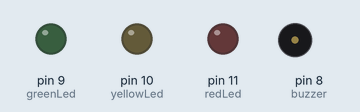
Simulated run of this sketch. Board: Arduino Uno, built with avr-gcc and run on an emulated ATmega328P. On the bench: output pins drawn as LEDs (lit = HIGH), buzzer (waves = sounding, pin HIGH).

Above: at 1.0 s.
At 2.6 s:
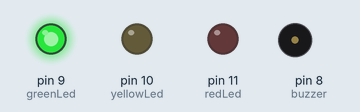
At 5.7 s:
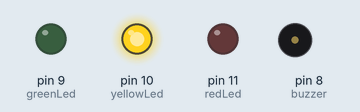
At 8.8 s:
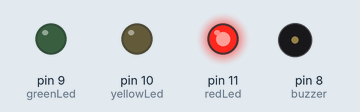
At 11.35 s:
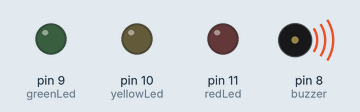
Timing chart, 0 to 12.1 s (numbered marks = the images above):
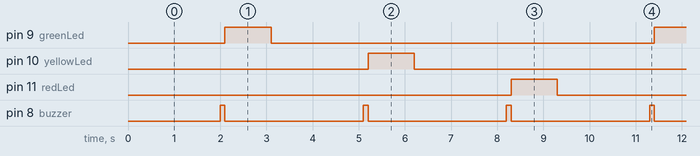

The sketch:

simpleTrafficLight-Demo.ino
```cpp
/*
This program resembles a basic traffic light.
It cycles between 3 different coloured LEDs
and buzzes in between light changes.
*/

 int buzzer=8;//Connect the buzzer Pin to Digital Pin 8
 int greenLed=9; //Connect green LED to Digital Pin 9
 int yellowLed=10; //Connect yellow LED to Digital Pin 10
 int redLed=11; //Connect red LED to Digital Pin 11

void setup()
{  //start of setup
  pinMode(buzzer,OUTPUT);//Set Pin Mode as output
  pinMode(greenLed,OUTPUT);//Set ledPin as output
  pinMode(yellowLed,OUTPUT);//Set ledPin as output
  pinMode(redLed,OUTPUT);//Set ledPin as output
}  //end of setup

void loop()
{
   delay(2000); //Delay 2 second
   digitalWrite(buzzer,HIGH); //Start making a sound
   delay(100); //Wait 1ms
   digitalWrite(buzzer,LOW); //Stop making a sound

   digitalWrite(greenLed,HIGH); //Set green LED to high
   delay(1000); //Wait 1 second
   digitalWrite(greenLed,LOW); //Set green LED to low
   delay(2000); //Delay 2 second

   digitalWrite(buzzer,HIGH);//Start making a sound
   delay(100); //Wait 1ms
   digitalWrite(buzzer,LOW);//Stop making a sound

   digitalWrite(yellowLed,HIGH); //Set yellow LED to high
   delay(1000); //Delay 1 second
   digitalWrite(yellowLed,LOW); //Set yellow LED to low
    delay(2000); //Delay 2 second

   digitalWrite(buzzer,HIGH);//Start making a sound
   delay(100);//Delay 1ms
   digitalWrite(buzzer,LOW);//Stop making a sound

   digitalWrite(redLed,HIGH); //Set red LED to high
   delay(1000); //Delay 1 second
   digitalWrite(redLed,LOW); //Set red LED to low

}//end of loop
```

Measured:
- by itself, pin 9 (greenLed), pin 10 (yellowLed), pin 11 (redLed): alternates HIGH for 1.0 s and LOW for 8.3 s
- by itself, pin 8 (buzzer): alternates HIGH for 0.10 s and LOW for 3.0 s
- by itself, everything shown: repeats every 9.3 s, in 9 steps
